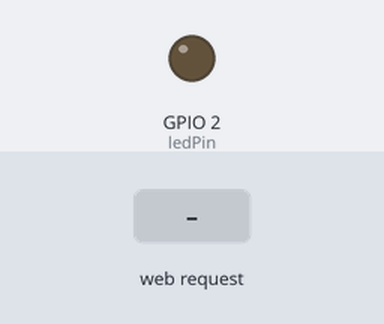
Bench run of a sketch on a simulated ESP32. On the bench: output pins drawn as LEDs (lit = HIGH). Inputs (shaded band) come from the test bench. What the sketch prints to the serial monitor is not drawn.

Above: at 1.2 s.
1.3 s: HTTP request GET /set?brightness=1 received
At 1.7 s:
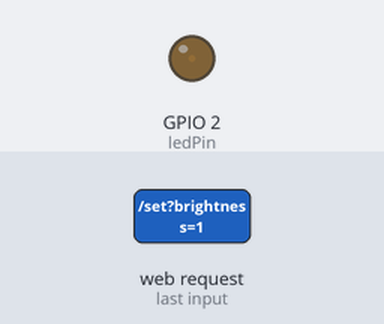
2.8 s: HTTP request GET /set?brightness=120 received
At 4.0 s:
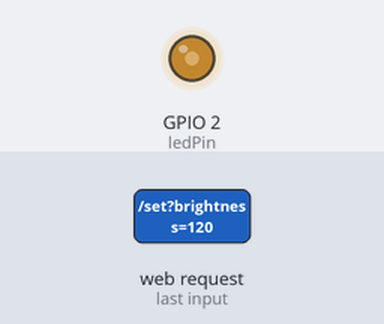
Timing chart, 0 to 5.8 s (numbered marks = the images above; inputs shaded):
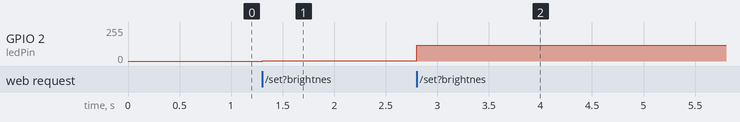

Measured:
- after the input at 1.3 s, GPIO 2 (ledPin): 0/255 → 1/255 at once
- after the input at 2.8 s, GPIO 2 (ledPin): 1/255 → 120/255 at once

The sketch:

ex07.ino
```cpp
#include <WiFi.h>
#include <WebServer.h>

// AP热点配置
const char* ap_ssid = "ESP32-LAB";
const char* ap_pass = "12345678"; // 密码至少8位

// 硬件配置
const int ledPin = 2;

WebServer server(80);

const char* html = R"HTML(
<!DOCTYPE html>
<html>
<head>
    <meta charset="UTF-8">
    <title>ESP32调光器</title>
</head>
<body>
    <h1>ESP32 无极调光器</h1>
    <input type="range" min="0" max="255" id="slider" oninput="sendBrightness(this.value)">
    <p>亮度: <span id="val">0</span></p>

    <script>
        function sendBrightness(b) {
            document.getElementById("val").innerText = b;
            fetch("/set?brightness=" + b);
        }
    </script>
</body>
</html>
)HTML";

void handleRoot() {
    server.send(200, "text/html; charset=UTF-8", html);
}

void handleSet() {
    if (server.hasArg("brightness")) {
        int b = server.arg("brightness").toInt();
        b = constrain(b, 0, 255);
        analogWrite(ledPin, b);
        server.send(200, "text/plain", "OK");
    } else {
        server.send(400, "text/plain", "参数错误");
    }
}

void setup() {
    Serial.begin(115200);

    pinMode(ledPin, OUTPUT);
    analogWrite(ledPin, 0);

    // 开启AP热点模式
    WiFi.mode(WIFI_AP);
    WiFi.softAP(ap_ssid, ap_pass);

    Serial.println("AP热点已开启");
    Serial.print("热点名称: ");
    Serial.println(ap_ssid);
    Serial.print("访问地址: http://");
    Serial.println(WiFi.softAPIP()); // 默认IP 192.168.4.1

    server.on("/", handleRoot);
    server.on("/set", handleSet);
    server.begin();
    Serial.println("Web服务器已启动");
}

void loop() {
    server.handleClient();
}
```
